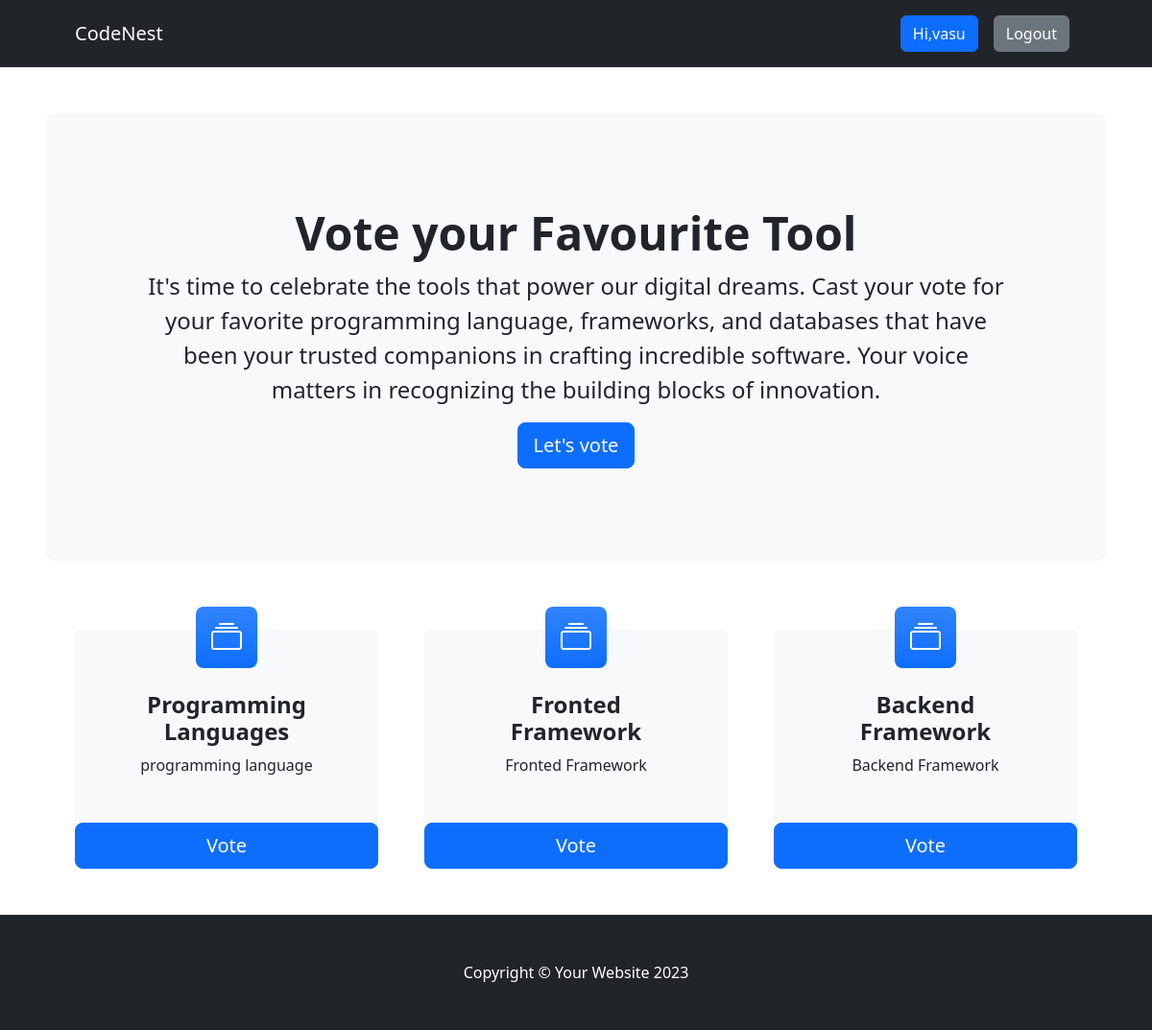
The page / (signed in) on the database its author committed.
### voteapp/models.py (models this page shows, shortened)
class Category(models.Model):
    title = models.CharField(max_length=200)
    slug = models.SlugField(blank=True, null=True)
    description = models.TextField(blank=True, null=True)
    total_vote = models.IntegerField(default=0)
    voters = models.ManyToManyField(User, blank=True)

### voteapp/views.py (the view)
# urls.py: path("", views.index, name ='index'),
def index(request):
    categories = Category.objects.all()
    context = {"categories":categories}
    return render(request, "index.html",context)

### voteapp/templates/index.html
{% extends 'base.html' %}
{% block content %}
<header class="py-5">
    <div class="container-fluid px-lg-5">
        <div class="p-4 p-lg-5 bg-light rounded-3 text-center">
            <div class="m-4 m-lg-5">
                <h1 class="display-5 fw-bold">Vote your Favourite Tool</h1>
                <p class="fs-4">It's time to celebrate the tools that power our digital dreams. Cast your vote for your favorite programming language, frameworks, and databases
                    that have been your trusted companions in crafting incredible software.
                     Your voice matters in recognizing the building blocks of innovation.</p>
                <a class="btn btn-primary btn-lg" href="#votingSection">Let's vote</a>
            </div>
        </div>
    </div>
</header>
<section class="pt-4" id="votingSection">
    <div class="container px-lg-5">
        <div class="row gx-lg-5">
            {% for category in categories  %}
            <div class="col-lg-4 col-xxl-3 mb-5">
                <div class="card bg-light border-0 h-100">
                    <div class="card-body text-center p-4 p-lg-5 pt-0 pt-lg-0">
                        <div class="feature bg-primary bg-gradient text-white rounded-3 mb-4 mt-n4"><i class="bi bi-collection"></i></div>
                        <h2 class="fs-4 fw-bold">{{category.title}}</h2>
                        <p class="mb-0">{{category.description | truncatechars:100}}</p>
                    </div>
                    <a class="btn btn-primary btn-lg" href="{% url 'detail' category.slug  %}">Vote</a>
                </div>
            </div>
            {% endfor %}
        </div>
    </div>
</section>
{% endblock content %}

### voteapp/templates/base.html (shortened to what this page needs)
<!DOCTYPE html>
{% load static %}
<html lang="en">
<head>
    <link href="https://cdn.jsdelivr.net/npm/bootstrap-icons@1.4.1/font/bootstrap-icons.css" rel="stylesheet" />
    <link rel="stylesheet" href="{% static 'css/bootstrap.css' %}">
    <link rel="stylesheet" href="{% static 'css/style.css' %}">
</head>
<body>
     <nav class="navbar navbar-expand-lg navbar-dark bg-dark">
        <div class="container px-lg-5">
            <a class="navbar-brand" href="{% url 'index'  %}">CodeNest</a>
            <div class="collapse navbar-collapse" id="navbarSupportedContent">
                <ul class="navbar-nav ms-auto mb-2 mb-lg-0">
                    {% if request.user.is_authenticated %}
                    <li class="nav-item"><a class="nav-link" href="#"><button class="btn btn-primary">Hi,{{request.user.username}} </button></a></li>
                    <li class="nav-item"><a class="nav-link" href="{% url 'logout' %}"><button class="btn btn-secondary">Logout</button></a></li>
                     {% else %}
                    <li class="nav-item"><a class="nav-link" href="{% url 'signin' %}"><button class="btn btn-primary">Login</button></a></li>
                    <li class="nav-item"><a class="nav-link" href="{% url 'signup' %}"><button class="btn btn-primary">SignUp</button></a></li>
                     {% endif %}
                </ul>
            </div>
        </div>
    </nav>
    {% block content %}
    {% endblock content %}
     <footer class="py-5 bg-dark">
        <div class="container"><p class="m-0 text-center text-white">Copyright &copy; Your Website 2023</p></div>
    </footer>
</body>
</html>

### voteapp/static/css/style.css (style rules this page uses)
* { box-sizing: border-box; }

### rows shown on the page
Category: title "Programming Languages", description "programming language"
Category: title "Fronted Framework", description "Fronted Framework"
Category: title "Backend Framework", description "Backend Framework"

### other values the page prints
{{ request.user.username }} "vasu"
